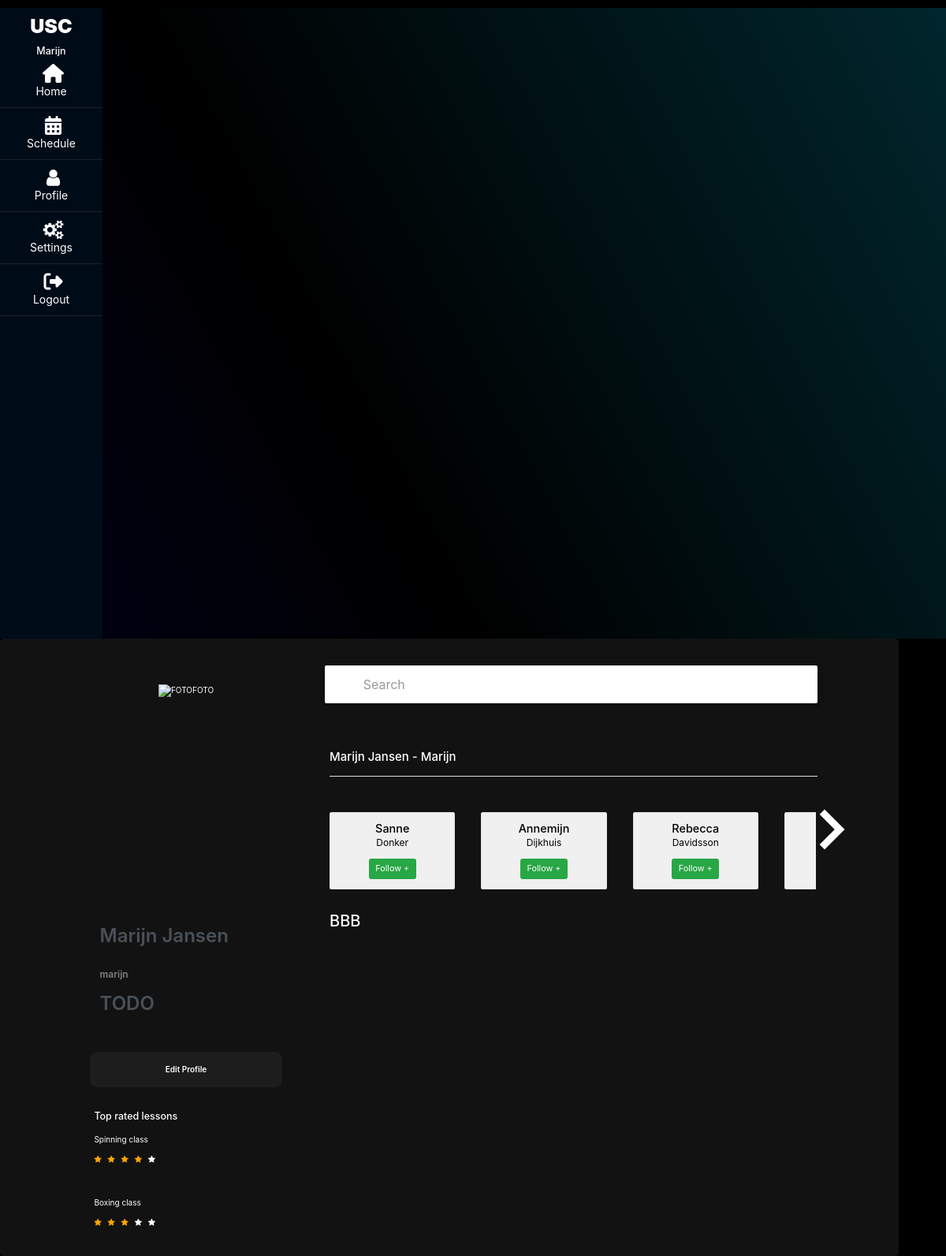
The page /profile/ (signed in) on the database as committed earlier.
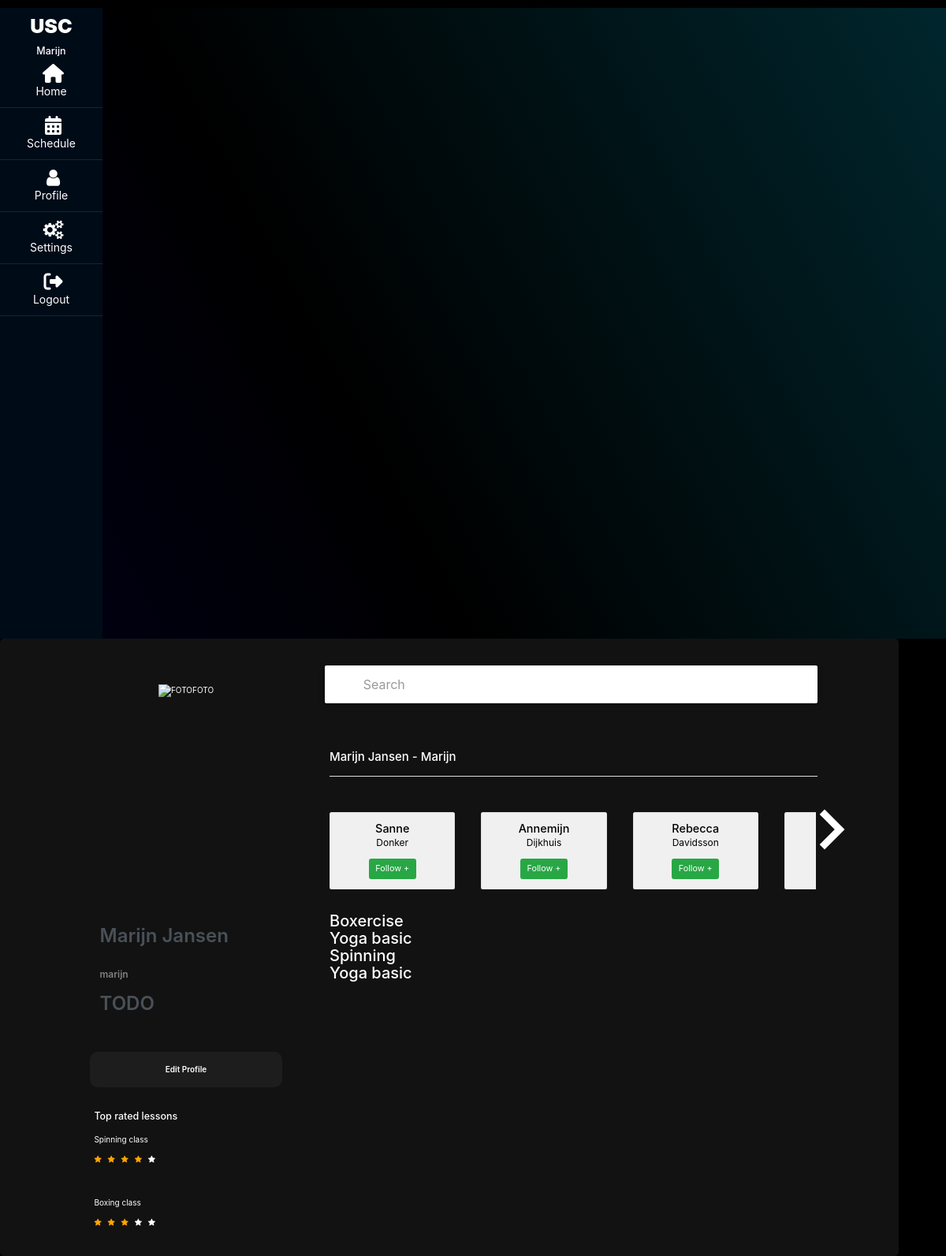
The same page on the database as committed later.
### converter/models.py (models this page shows)
class ScheduleItem(models.Model):
    teacher = models.CharField(max_length=64)
    name = models.CharField(max_length=64)
    start = models.CharField(max_length=64)
    end = models.CharField(max_length=64)
    participants = models.ManyToManyField(Profile, related_name="participants")
    rating = models.ManyToManyField(Rating, related_name="ratings")
    locations = [
        ("universum", "Universum"),
        ("asc", "ASC"),
        ("amstel", "Amstelcampus"),
        ("crea", "CREA"),
        ("clubwest", "ClubWest"),
    ]
    location = models.CharField(
        max_length=64,
        choices=locations,
        default="universum",
    )
    def __str__(self):
        return self.name

### converter/views.py (the view)
# urls.py: path('profile/', views.personal_view, name='profile'),
def personal_view(request):
    profile = Profile.objects.get(user=request.user)
    following = profile.following.all()
    to_exclude = [request.user.username]
    usernames = [person['username'] for person in following.values('username')]
    to_exclude += usernames
    all_users = User.objects.all()
    to_follow = User.objects.exclude(username__in=to_exclude)
    events_user = ScheduleItem.objects.filter(participants=profile).all()
    context = {
        "username": request.user,
        "firstname": request.user.first_name,
        "lastname": request.user.last_name,
        "users": to_follow,
        "following": following,
        "events_user": events_user
    }
    return render(request, 'personal.html', context)

### converter/templates/personal.html (shortened to what this page needs)
{% extends "base.html" %}
{% block nav %}{% include 'navigation.html' %}{% endblock nav %}
{% block body %}
<div class="space"></div>
<div class="container emp-profile">
    <form method="post" action="{% url 'settings' %}">
        <div class="row">
            <div class="col-md-4">
                <div class="profile-img">
                    <img src="https://usc.uva.nl/wp-content/themes/usc/img/logo-usc.png" alt="FOTOFOTO"/>
                </div>
            </div>
            <div class="col-md-8">
              <div class="search-bar">
                <input type="text" name="search" value="" autocomplete="off" id="myinput" onkeyup="searchFunction()" onkeydown="release()" placeholder="Search">
              </div>
                <div class="profile-head">
                  <h4>{{ firstname }} {{ lastname }} - {{ username }}</h4>
                    <ul class="nav nav-tabs" id="myTab" role="tablist" style="width:97%;">
                      <br>
                    </ul>
                    <div class="friendsview">
                      <div class="row" id="friendsrow">
                        <div class="arrows">
                          <a class="arrow right" id="scrollfriends"></a>
                        </div>
                        {% for person in users %}
                        <div class="col-sm">
                          <div class="card">
                            <div class="cardbackground">
                              <div class="card-body">
                                <h5 class="card-title">{{ person.first_name }}</h5>
                                <p>{{ person.last_name }}</p>
                                <a href="{% url 'follow' person.username %}" class="btn btn-success">Follow +</a>
                              </div>
                            </div>
                          </div>
                        </div>
                        {% endfor %}
                      </div>
                    </div>
                    <div class="space"></div>
                </div>
            </div>
        </div>
        <div class="row">
            <div class="col-md-4">
              <br>
                <div class="profile-work">
                    <a href=""> {{ firstname }} {{ lastname }}</a><br/>
                    <p>{{ username }}</p>
                    <a href="">TODO</a><br/>
                </div>
                <input type="submit" class="profile-edit-btn" name="btnAddMore" value="Edit Profile"/>
                <br>
                <div class="toprated">
                  <h5>Top rated lessons</h5>
                  <br>
                  <p>Spinning class</p>
                  <span class="fa fa-star checked"></span>
                  <span class="fa fa-star checked"></span>
                  <span class="fa fa-star checked"></span>
                  <span class="fa fa-star checked"></span>
                  <span class="fa fa-star"></span>
                  <div class="space"></div><br>
                  <p>Boxing class</p>
                  <span class="fa fa-star checked"></span>
                  <span class="fa fa-star checked"></span>
                  <span class="fa fa-star checked"></span>
                  <span class="fa fa-star"></span>
                  <span class="fa fa-star"></span>
                </div>
            </div>
            <div class="col-md-8">
              {% for events in events_user %}
                {% if events.rating.all %}
                <h2>{{ events }} - {{ events.rating.first.rating }} / 5</h2>
                {% else %}
                <h2>{{ events }}</h2>
                {% endif %}
              {% endfor %}
            </div>
        </div>
    </form>
</div>
{% endblock %}

### converter/templates/base.html (shortened to what this page needs)
<!DOCTYPE html>
<html lang="en">
<head>
	{% load static %}
	<link rel="stylesheet" href="https://cdnjs.cloudflare.com/ajax/libs/font-awesome/4.7.0/css/font-awesome.min.css">
	<link rel="stylesheet" href="https://maxcdn.bootstrapcdn.com/bootstrap/3.4.1/css/bootstrap.min.css">
		<link rel="stylesheet" type="text/css" href="{% static 'vendor/bootstrap/css/bootstrap.min.css' %}">
	<link rel="stylesheet" type="text/css" href="{% static 'fonts/font-awesome-4.7.0/css/font-awesome.min.css' %}">
	<link rel="stylesheet" type="text/css" href="{% static 'vendor/animate/animate.css' %}">
	<link rel="stylesheet" type="text/css" href="{% static 'vendor/css-hamburgers/hamburgers.min.css' %}">
	<link rel="stylesheet" type="text/css" href="{% static 'vendor/select2/select2.min.css' %}">
	<link rel="stylesheet" type="text/css" href="{% static 'css/util.css' %}">
	<link rel="stylesheet" type="text/css" href="{% static 'css/main.css' %}">
	<link rel="stylesheet" type="text/css" href="{% static 'css/style.css' %}">
	<link rel="stylesheet" type="text/css" href="{% static 'css/navbar.css' %}">
	<link rel="stylesheet" type="text/css" href="{% static 'css/schedule.css' %}">
	<link rel="stylesheet" type="text/css" href="{% static 'css/profile.css' %}">
	<link rel="stylesheet" type="text/css" href="{% static 'css/mainpage.css' %}">
	<link rel="stylesheet" type="text/css" href="{% static 'css/calendar.css' %}">
	<link rel="stylesheet" type="text/css" href="{% static 'packages/daygrid/main.css' %}">
	<link rel="stylesheet" type="text/css" href="{% static 'packages/core/main.css' %}">
    <link rel="stylesheet" type="text/css" href="{% static 'packages/timegrid/main.css' %}">
</head>
<body>
	{% block nav %}{% endblock nav %}
  {% block body %}
  {% endblock %}
</body>
</html>

### converter/templates/navigation.html
<nav id="sidebar" class="active" style="height: 100%;">
  <h1><a href="{% url 'mainpage' %}" class="logo">USC</a></h1>
  <h5 style="color:white; text-transform: capitalize;">{{ user.first_name }}</h5>
  <ul class="list-unstyled components mb-5">
    <li class="active">
      <a href="{% url 'mainpage' %}"><span class="fas fa-home"></span> Home </a>
    </li>
    <li class="active">
      <a href="{% url 'schedule' %}"><span class="fas fa-calendar-alt"></span> Schedule </a>
    </li>
    <li>
        <a href="{% url 'profile' %}"><span class="fa fa-user"></span> Profile</a>
    </li>
    <li>
      <a href="{% url 'settings' %}"><span class="fa fa-cogs"></span> Settings</a>
    </li>
    <li>
      <a href="{% url 'logout' %}"><span class="fas fa-sign-out-alt"></span> Logout</a>
    </li>
  </ul>
</nav>

### converter/static/css/main.css (style rules this page uses)
h1,h2,h3,h4,h5,h6 { margin: 0px; }
input { outline: none; border: none; }

### converter/static/css/style.css (style rules this page uses)
html { height: 100%; background: black }
body { background-color: black; height: 100%; margin: 0; background-repeat: no-repeat; background-attachment: fixed; -webkit-background-size: cover; -moz-background-size: cover; -o-background-size: cover; background-size: cover; background-color: #000023; background-image: linear-gradient(62deg, #000023 0%, #000000 50%, #00262d 100%); }

### converter/static/css/navbar.css (style rules this page uses)
#sidebar { float: left; min-width: 310px; max-width: 310px; background: #000B18; color: #000B18; -webkit-transition: all 0.3s; -o-transition: all 0.3s; transition: all 0.3s; }
#sidebar.active { min-width: 130px; max-width: 130px; text-align: center; }
#sidebar.active ul.components li { font-size: 14px; }
#sidebar.active ul.components li a { padding: 10px 0; }
#sidebar.active ul.components li a span { margin-right: 0; display: block; font-size: 24px; }
#sidebar.active .logo { padding: 10px 0; }
#sidebar .logo { display: block; color: #fff; font-weight: 900; padding: 10px 30px; -webkit-transition: 0.3s; -o-transition: 0.3s; transition: 0.3s; }
#sidebar ul.components { padding: 0; -webkit-transition: 0.3s; -o-transition: 0.3s; transition: 0.3s; }
#sidebar ul li { font-size: 16px; }
#sidebar ul li a { padding: 10px 30px; display: block; color: white; border-bottom: 1px solid rgba(255, 255, 255, 0.1); }
#sidebar ul li a span { margin-right: 15px; }
#sidebar ul li.active > a { background: transparent; color: #fff; }
.list-unstyled { padding-left: 0; list-style: none; }

### converter/static/css/profile.css (style rules this page uses)
.space { height: 25px; }
.emp-profile { padding: 7%; margin-right: 6%; border-radius: 0.5rem; background: rgba(61, 61, 61, 0.3); color: white; overflow-y: scroll; max-height: 800px; }
.profile-img { text-align: center; }
.profile-img img { margin-top: -17%; width: 70%; height: 100%; }
.profile-head h4 { color: white; text-transform: capitalize; }
.profile-edit-btn { background-color: rgb(41, 41, 41, 0.5); border: none; border-radius: 1.0rem; width: 80%; padding: 5%; font-weight: 600; color: white; cursor: pointer; margin-left: 10%; }
.profile-head .nav-tabs { margin-bottom:5%; }
.profile-work { padding: 14%; margin-top: -15%; }
.profile-work p { font-size: 12px; color: #818182; font-weight: 600; margin-top: 10%; }
.profile-work a { text-decoration: none; text-transform: capitalize; color: #495057; font-weight: 600; font-size: 24px; }
.search-bar { bottom: 50px; position: relative; margin: 0 0 10px auto; width: 100%; right: 3%; max-width: 98%; height: 48px; background: #fff; border-radius: 2px; box-shadow: 0 2px 6px rgba(0, 0, 0, 0.5); }
.search-bar input { position: absolute; left: 50%; transform: translateX(-50%); width: 250px; height: 40px; left: 172px; margin: 4px 0; border: 0; border-radius: 0; outline: 0; box-sizing: border-box; font-size: 16px; font-weight: 400; }
.toprated { height: 100px; margin-left: 10%; }
.toprated h5 { margin-left: 5px; margin-top: 30px; }
.toprated p, span { margin-left: 5px; }
.friendsview { color: black; }
#friendsrow { overflow-x: auto; white-space: nowrap; display: inline-block; float: none; max-width: 99%; }
#friendsrow .col-sm { display: inline-block; width: 30%; }
#friendsrow .btn { font-size: 0.9vw; margin-left: 0; }
#friendsrow .card-title { font-size: 1.2vw; margin: 0; }
#friendsrow .card { width: 100%; }
#friendsrow p { font-size: 1vw; margin: 1px; }
.arrows { color: white; position: absolute; right: 1%; bottom: 40%; }
.cardbackground { background-color: #f0f0f0; border: none; text-align: center; }
.arrow { position: absolute; top: 50%; width: 3vmin; height: 3vmin; background: transparent; border-top: 0.8vmin solid white; border-right: 0.8vmin solid white; box-shadow: 0 0 0 lightgray; transition: all 300ms ease; }
.arrow.right { right: 0; transform: translate3d(0, -50%, 0) rotate(45deg); }
.arrow:before { content: ''; position: absolute; top: 50%; left: 50%; transform: translate(-40%, -60%) rotate(45deg); width: 200%; height: 200%; }

### converter/static/css/mainpage.css (style rules this page uses)
.checked { color: orange; }

### converter/static/packages/daygrid/main.css (style rules this page uses)
body { background-color: black; }

Rows that differ between the two databases and show on the page:
removed ScheduleItem: name "BBB"
added ScheduleItem: name "Boxercise"
added ScheduleItem: name "Yoga basic"
added ScheduleItem: name "Spinning"
added ScheduleItem: name "Yoga basic"
